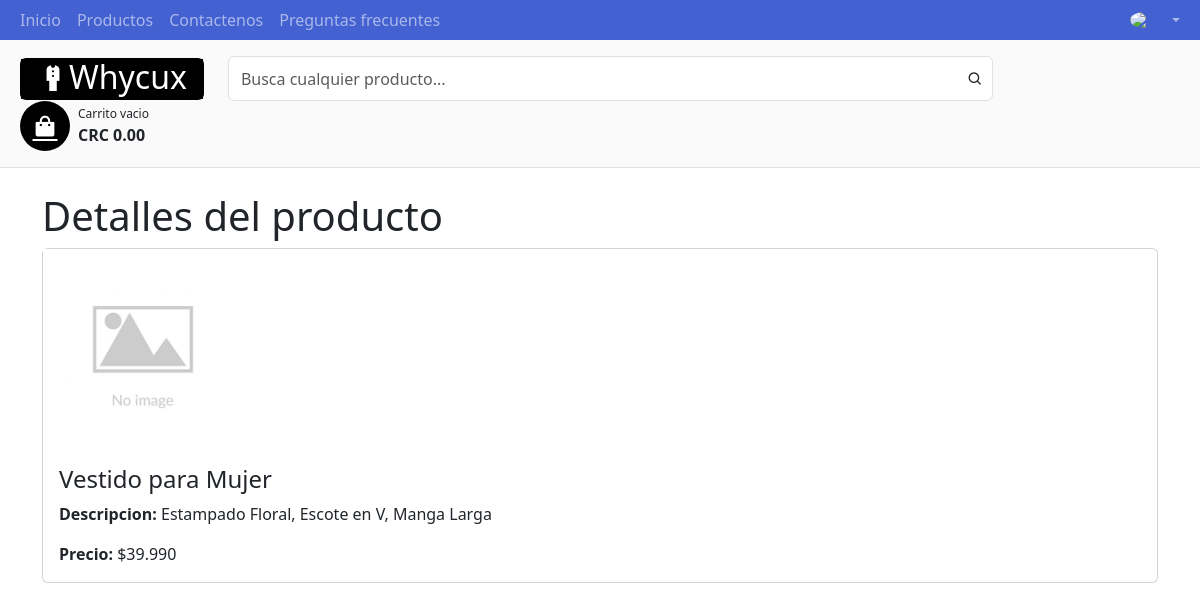
Screenshot of /single_product.php?id=2 with the database file from the repository.
### tables this page shows
CREATE TABLE products (
    product_id INT(11) NOT NULL AUTO_INCREMENT,
    name VARCHAR(255) NOT NULL,
    description TEXT,
    price DECIMAL(10, 3) NOT NULL,
    category_id INT(11),
    image VARCHAR(255) DEFAULT 'assets/no_image.png',
    PRIMARY KEY (product_id)
);

### DAL/products.php (called while the page is built, shortened)
<?php
function getProductById($id)
{
    $connection = Conecta();
    $response = $connection->query("select * from products where product_id = '$id'");
    return $response;
}

### single_product.php (the view, shortened to what this page needs)
<!DOCTYPE html>
<html>
<head>
    <link rel="stylesheet" href="vendor/twbs/bootstrap/dist/css/bootstrap.min.css">
    <link href="https://cdn.jsdelivr.net/npm/bootstrap@5.3.0-alpha2/dist/css/bootstrap.min.css" rel="stylesheet">
    <link href="https://cdn.jsdelivr.net/npm/boxicons@latest/css/boxicons.min.css" rel="stylesheet">
    <link rel="stylesheet" type="text/css" href="style.css">
    <link rel="stylesheet" type="text/css" href="components/navbar/navbar.css">
</head>
<body>
    <?php
    include 'components/navbar/navbar.php';
    ?>
    <br>
    <div class="container">
        <h1>Detalles del producto</h1>
        <?php
        require_once 'DAL/products.php';
        $id = $_GET['id'];
        $result = getProductById($id);
        if ($result->num_rows > 0) {
            while ($row = $result->fetch_assoc()) {
                echo '<div class="card">';
                echo '<img width="200px" style="max-height:300px;" src="' . $row['image'] . '">';
                echo '<div class="card-body">';
                echo '<h4 class="card-title">' . $row['name'] . '</h4>';
                echo '<p class="card-text"><strong>Descripcion: </strong>' . $row['description'] . '</p>';
                echo '<p class="card-text"><strong>Precio:</strong> $' . $row['price'] . '</p>';
                echo '</div>';
                echo '</div>';
            }
        } else {
            echo '<p>Producto no encontrado</p>';
        }
        ?>
    </div>
</body>
</html>

### style.css (style rules this page uses)
body { background-color: rgb(250, 250, 250); }

### rows the page displays
products: image (placeholder picture), name "Vestido para Mujer", description "Estampado Floral, Escote en V, Manga Larga", price "39.990"
